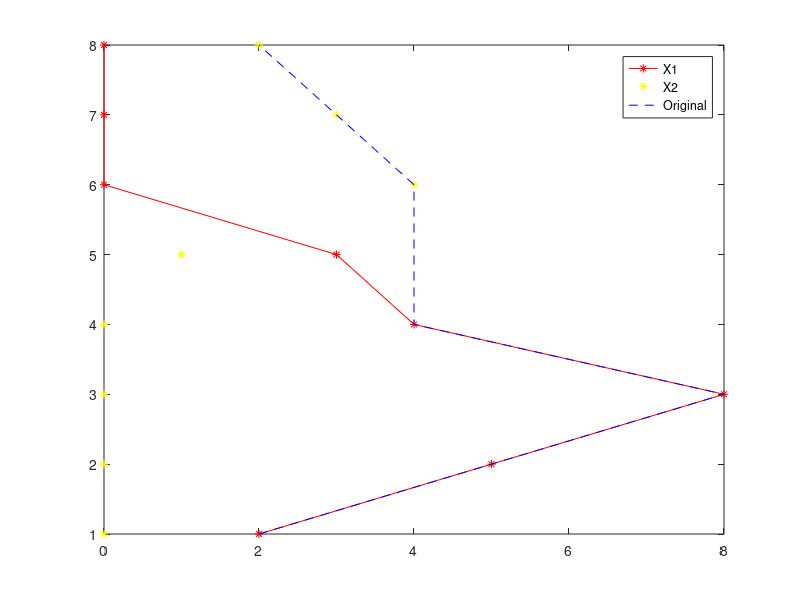

MATLAB code for this plot:
X1 = [2 5 8 4 3 0 0 0]
X2 = [0 0 0 0 1 4 3 2]

for i = 1:8
    X(i) = X1(i) + X2(i);
end

disp('Result is: ')
disp(X);
i = 1:8;
plot(X1, i, '-*r', X2, i, '*y', X, i, '--b')
legend('X1','X2','Original')
